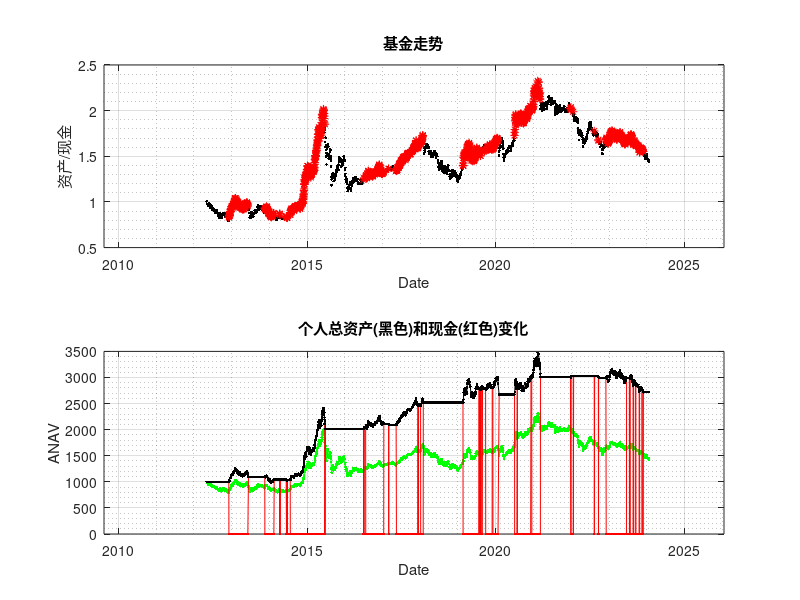

Source code (MATLAB):

%DataChinaFundCached('290010'  , '2000-01-01' , '2024-10-11');
load('dataCache.mat');




 




date = data.F510300(:,1);

price = data.F510300(:,2);


share = price*0;
invst = price*0;
money = price*0;


 

N=length(date);

% 做价格涨跌

dp    = price*0;
mdp   = price*0;

money(1)=1000;

for i=2:N
	dp(i)=price(i)-price(i-1);
	in=i-100;
	if (in<1) in=1; end
	 
	
	mdp(i)= mean (dp(in:i).*abs(dp(in:i)));
	%mdp(i)= mean (dp(in:i) );
	
	share(i)=share(i-1);
	money(i)=money(i-1);
	
	if (i>100)
	
		if (mdp(i-1)>0 )&&(mdp(i-1)>0) 
			share(i)=share(i-1) + money(i-1)/price(i);
			money(i)=0; 
		else
			share(i)=0;
			money(i)=money(i-1)+  share(i-1)*price(i);
		
		end
			
	end

end

 


capital= money + share .*  price;




subplot(2,1,1);
plot(date, price, 'k.'); hold on; 
plot(date(mdp>0), price(mdp>0), 'r*'); hold on; 
xlabel('Date');ylabel('资产/现金');
title('基金走势');
datetick('x', 'yyyy','keeplimits');
grid on;
grid minor;
hold off;



subplot(2,1,2);
plot(date, price/price(1)*1000, 'g.-'); hold on; 
plot(date, money, 'r.-'); hold on; 
plot(date, capital, 'k.-'); hold on;
xlabel('Date');
ylabel('ANAV');
title('个人总资产(黑色)和现金(红色)变化');
datetick('x', 'yyyy','keeplimits');
grid on;
grid minor;
hold off;
 
 
 (capital(end)/ capital(1))^(365/(date(end)-date(1)))